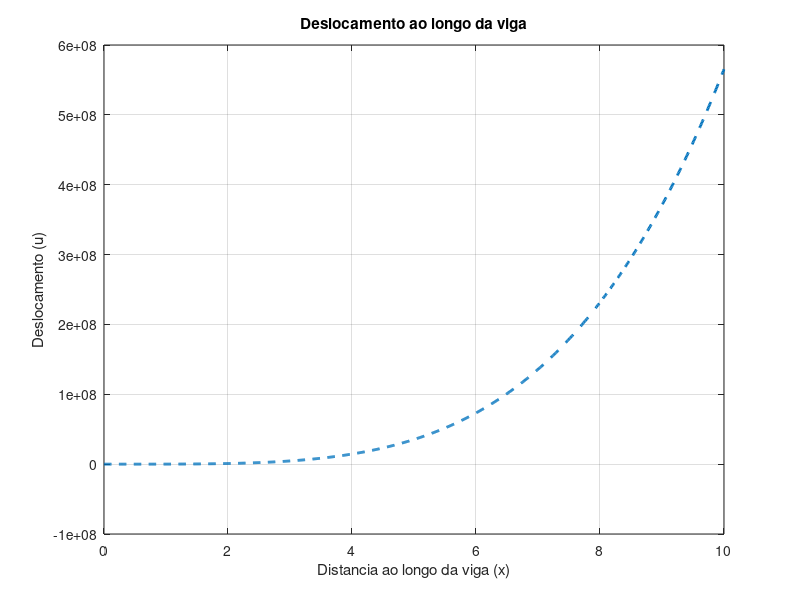

This figure's MATLAB source:
%clc; clear;                        %OBS: algumas variaveis estão em inglês
                    
function plotgraphic()              % Criada a função para plotar o gráfico
    x = linspace (0,10,1000);       % Comando que inicia do 0 (posição inicial da viga) e 10 como distância máxima
    u = deslocamento(x);            % Chama a função para calcular deslocamento

    figure;                         % Comandos para ajustar o gráfico
    plot(x, u, '--', 'LineWidth',2);
    title('Deslocamento ao longo da viga');     %titulo, tamanho da linha e etc
    xlabel('Distancia ao longo da viga (x)');
    ylabel('Deslocamento (u)');
    grid on;

end

function u = deslocamento(x)          % Funçao para calcular o deslocamento ao longo da viga com base no x
                                      
u = -(5/6) * ((x-0).^4 - (x-5).^5) + (15/6) * (x-8).^3 + 75 * (x-7).^2 + (57/6)*x.^3 * 238 * 25 .* x;

u(x <= 0) = 0;                        % Aplicação do u = 0, caso o x seja menor ou igual a 0

end